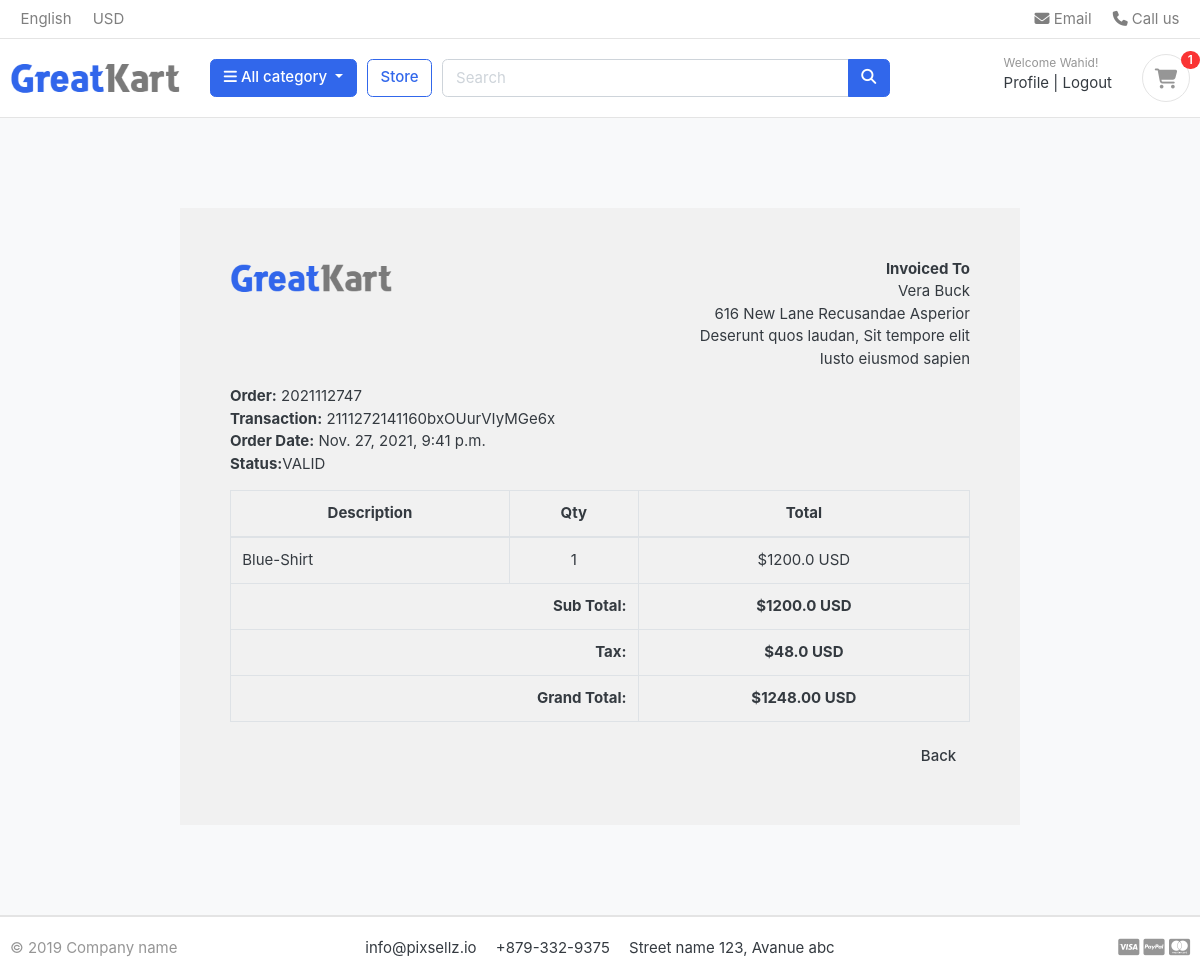
Screenshot of /account/order_details/2021112747/ (signed in) with the database file from the repository.
### account/models.py (models this page shows, shortened)
class Account(AbstractBaseUser):
    first_name = models.CharField(max_length=50)
    last_name = models.CharField(max_length=50)
    username = models.CharField(max_length=50, unique=True)
    email = models.EmailField(max_length=100, unique=True)
    phone_number = models.CharField(max_length=50)
    date_joined = models.DateTimeField(auto_now_add=True)
    last_login = models.DateTimeField(auto_now_add=True)
    is_admin = models.BooleanField(default=False)
    is_staff = models.BooleanField(default=False)
    is_active = models.BooleanField(default=False)
    is_superadmin = models.BooleanField(default=False)
    USERNAME_FIELD = 'email'
    REQUIRED_FIELDS = ['username', 'first_name', 'last_name']
    objects = MyAccountManager()

### order/models.py (models this page shows, shortened)
class Order(models.Model):
    STATUS = (
        ('New', 'New'),
        ('Accepted', 'Accepted'),
        ('Completed', 'Completed'),
        ('Cancelled', 'Cancelled'),
    )
    user = models.ForeignKey(Account, on_delete=models.SET_NULL, null=True)
    payment = models.ForeignKey(Payment, on_delete=models.SET_NULL, blank=True, null=True)
    order_number = models.CharField(max_length=20)
    first_name = models.CharField(max_length=50)
    last_name = models.CharField(max_length=50)
    phone_number = models.CharField(max_length=50)
    email = models.EmailField(max_length=50)
    address_line_1 = models.CharField(max_length=50)
    address_line_2 = models.CharField(max_length=50, blank=True)
    country = models.CharField(max_length=50)
    state = models.CharField(max_length=50)
    city = models.CharField(max_length=50)
    order_note = models.TextField(max_length=500, blank=True)
    order_total = models.FloatField()
    tax = models.FloatField()
    grant_total = models.FloatField(default=1.00)
    status = models.CharField(max_length=10, choices=STATUS, default='New')
    ip = models.CharField(max_length=20, blank=True)
    is_ordered = models.BooleanField(default=False)
    created_at = models.DateTimeField(auto_now_add=True)
    updated_at = models.DateTimeField(auto_now=True)
    def full_name(self):
        return f'{self.first_name} {self.last_name}'
    def full_address(self):
        return f'{self.address_line_1} {self.address_line_2}'

class Payment(models.Model):
    user = models.ForeignKey(Account, on_delete=models.CASCADE)
    payment_id = models.CharField(max_length=100)
    payment_method = models.CharField(max_length=100)
    amount_paid = models.CharField(max_length=100)
    status = models.CharField(max_length=100)
    created_at = models.DateTimeField(auto_now_add=True)

class OrderProduct(models.Model):
    order = models.ForeignKey(Order, on_delete=models.CASCADE)
    payment = models.ForeignKey(Payment, on_delete=models.CASCADE)
    user = models.ForeignKey(Account, on_delete=models.CASCADE)
    product = models.ForeignKey(Product, on_delete=models.CASCADE)
    variation = models.ManyToManyField(Variation, blank=True)
    quantity = models.IntegerField()
    product_price = models.FloatField()
    ordered = models.BooleanField(default=False)
    created_at = models.DateTimeField(auto_now_add=True)
    updated_at = models.DateTimeField(auto_now=True)
    def total_price(self):
        return self.quantity * self.product_price

### store/models.py (models this page shows, shortened)
class Product(models.Model):
    product_name = models.CharField(max_length=200, unique=True)
    slug = models.SlugField(max_length=200, unique=True)
    description = models.TextField(max_length=1200, blank=True)
    price = models.FloatField()
    images = models.ImageField(upload_to='photos/products')
    stock = models.IntegerField()
    is_available = models.BooleanField(default=True)
    category = models.ForeignKey(Category, on_delete=models.CASCADE, related_name='category')
    created_at = models.DateTimeField(auto_now_add=True)
    updated_at = models.DateTimeField(auto_now=True)

### account/views.py (the view)
# urls.py: path('order_details/<int:order_id>/', views.order_detail, name='order_detail'),
@login_required
def order_detail(request, order_id):
    order_details = OrderProduct.objects.filter(order__order_number=order_id)
    order = Order.objects.get(order_number=order_id)
    total = 0
    for i in order_details:
        total += i.product_price * i.quantity
    contex={
        'order_details': order_details,
        'order': order,
        'total':total
    }
    return render(request, 'order/order_details.html', contex)

### templates/order/order_details.html (shortened to what this page needs)
{% extends 'base.html' %}
{% load static %}
{% block body_block %}
<section class="section-content padding-y bg">
    <div class="container">
        <div class="row">
            <div class="container"
                 style="margin: 0 auto;width: 70%;padding: 50px;background: #f1f1f1;margin-top: 50px;margin-bottom: 50px;">
                <div class="row invoice row-printable">
                    <div class="col-md-12">
                        <div class="panel panel-default plain" id="dash_0">
                            <div class="panel-body p30">
                                <div class="row">
                                    <div class="col-lg-6">
                                        <div class="invoice-logo">
                                            <img src="{% static 'front/images/logo.png' %}" alt="Invoice logo"
                                                 style="max-height: 40px;">
                                        </div>
                                    </div>
                                    <div class="col-lg-6">
                                        <div class="invoice-from">
                                            <ul class="list-unstyled text-right">
                                                <li><strong>Invoiced To</strong></li>
                                                <li>{{order.full_name}}</li>
                                                <li>{{order.full_address}}</li>
                                                <li>{{order.city}}, {{order.state}}</li>
                                                <li>{{order.country}}</li>
                                            </ul>
                                        </div>
                                    </div>
                                    <div class="col-lg-12">
                                        <div class="invoice-details mt25">
                                            <div class="well">
                                                <ul class="list-unstyled mb0">
                                                    <li><strong>Order:</strong> {{order.order_number}}</li>
                                                    <li><strong>Transaction:</strong> {{order.payment.payment_id}}</li>
                                                    <li><strong>Order Date:</strong> {{order.created_at}}</li>
                                                    <li><strong>Status:</strong>{{order.payment.status}}</li>
                                                </ul>
                                            </div>
                                        </div>
                                        <div class="invoice-items">
                                            <div class="table-responsive" style="overflow: hidden; outline: none;"
                                                 tabindex="0">
                                                <table class="table table-bordered">
                                                    <thead>
                                                    <tr>
                                                        <th class="per70 text-center">Description</th>
                                                        <th class="per5 text-center">Qty</th>
                                                        <th class="per25 text-center">Total</th>
                                                    </tr>
                                                    </thead>
                                                    <tbody>
                                                    {% for item in order_details %}
                                                    <tr>
                                                        <td>
                                                            {{item.product.product_name}}
                                                        </td>
                                                        <td class="text-center">{{item.quantity}}</td>
                                                        <td class="text-center">${{ item.total_price }} USD</td>
                                                    </tr>
                                                    {% endfor %}
                                                    </tbody>
                                                    <tfoot>
                                                    <tr>
                                                        <th colspan="2" class="text-right">Sub Total:</th>
                                                        <th class="text-center">${{order.order_total}} USD</th>
                                                    </tr>
                                                    <tr>
                                                        <th colspan="2" class="text-right">Tax:</th>
                                                        <th class="text-center">${{order.tax}} USD</th>
                                                    </tr>
                                                    <tr>
                                                        <th colspan="2" class="text-right">Grand Total:</th>
                                                        <th class="text-center">${{order.payment.amount_paid}} USD</th>
                                                    </tr>
                                                    </tfoot>
                                                </table>
                                            </div>
                                        </div>
                                        <div class="invoice-footer mt-25">
                                            <p class="text-right mt-25"><a href="{% url 'account:my_order' %}" class="btn btn-default">Back</a></p>
                                        </div>
                                    </div>
                                </div>
                            </div>
                        </div>
                    </div>
                </div>
            </div>
        </div>
    </div>
</section>
{% endblock %}

### templates/partials/header.html (shortened to what this page needs)
{% load static %}
<header class="section-header">
    <nav class="navbar p-md-0 navbar-expand-sm navbar-light border-bottom">
        <div class="container">
            <div class="collapse navbar-collapse" id="navbarTop4">
                <ul class="navbar-nav mr-auto">
                    <li class="nav-item dropdown">
                        <a href="#" class="nav-link"> English </a>
                    </li>
                    <li class="nav-item dropdown">
                        <a href="#" class="nav-link"> USD </a>
                    </li>
                </ul>
                <ul class="navbar-nav">
                    <li><a href="#" class="nav-link"> <i class="fa fa-envelope"></i> Email </a></li>
                    <li><a href="#" class="nav-link"> <i class="fa fa-phone"></i> Call us </a></li>
                </ul>
            </div>
        </div>
    </nav>
    <section class="header-main border-bottom">
        <div class="container">
            <div class="row align-items-center">
                <div class="col-lg-2 col-md-3 col-6">
                    <a href="{% url 'home' %}" class="brand-wrap">
                        <img class="logo" src="{% static 'front/images/logo.png' %}">
                    </a>
                </div>
                <div class="col-lg col-sm col-md col-6 flex-grow-0">
                    <div class="category-wrap dropdown d-inline-block float-right">
                        <button type="button" class="btn btn-primary dropdown-toggle" data-toggle="dropdown">
                            <i class="fa fa-bars"></i> All category
                        </button>
                    </div>
                </div>
                <a href="{% url 'store:store' %}" class="btn btn-outline-primary">Store</a>
                <div class="col-lg  col-md-6 col-sm-12 col">
                    <form action="{% url 'store:product_search' %}" class="search" method="GET">
                        <div class="input-group w-100">
                            <input type="text" name="keyword" class="form-control" style="width:60%;" placeholder="Search">
                            <div class="input-group-append">
                                <button class="btn btn-primary" type="submit">
                                    <i class="fa fa-search"></i>
                                </button>
                            </div>
                        </div>
                    </form>
                </div>
                <div class="col-lg-3 col-sm-6 col-8 order-2 order-lg-3">
                    <div class="d-flex justify-content-end mb-3 mb-lg-0">
                        {% if user.id is None %}
                        <div class="widget-header">
                            <small class="title text-muted">Welcome guest!</small>
                            <div>
                                <a href="{% url 'account:login'%}">Sign in</a> <span class="dark-transp"> | </span>
                                <a href="{% url 'account:register'%}"> Register</a>
                            </div>
                        </div>
                        {% else %}
                        <div class="widget-header">
                            <small class="title text-muted">Welcome {{user.first_name}}!</small>
                            <div>
                                <a href="{% url 'account:dashboard' %}">Profile</a> <span class="dark-transp"> | </span>
                                <a href="{% url 'account:logout'%}"> Logout</a>
                            </div>
                        </div>
                        {% endif %}
                        <a href="{% url 'cart:cart' %}" class="widget-header pl-3 ml-3">
                            <div class="icon icon-sm rounded-circle border"><i class="fa fa-shopping-cart"></i></div>
                            <span class="badge badge-pill badge-danger notify">{{ cart_count }}</span>
                        </a>
                    </div>
                </div>
            </div>
        </div>
    </section>
</header>

### rows the page displays
Account: first_name "Wahid"
Order: full_name "Vera Buck", full_address "616 New Lane Recusandae Asperior", city "Deserunt quos laudan", state "Sit tempore elit", country "Iusto eiusmod sapien", order_number "2021112747", payment.payment_id "2111272141160bxOUurVIyMGe6x", created_at "Nov. 27, 2021, 9:41 p.m.", payment.status "VALID", order_total "1200.0", tax "48.0", payment.amount_paid "1248.00"
OrderProduct: product.product_name "Blue-Shirt", quantity "1", total_price "1200.0"

### other values shown
{{ cart_count }} "1"
